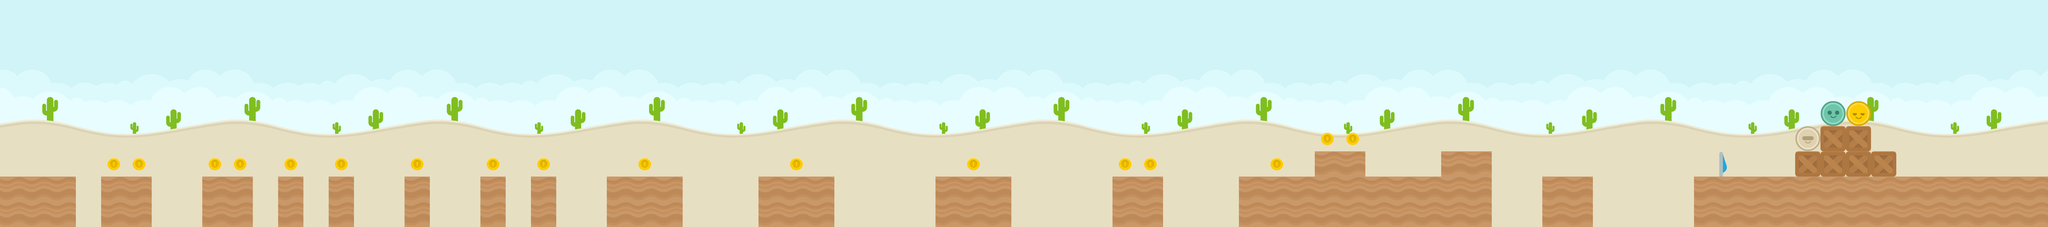

A level layout from a 2D game, rendered from its tile map. Below: a short description, then the map file with tile-grid data replaced by summaries:
An orthogonal 81x9 tile map with 128x128 px tiles, 2 tile layers (Tile Layer 1, Tile Layer 2), 5 tilesets and 36 objects.

<map version="1.0" orientation="orthogonal" renderorder="right-down" width="81" height="9" tilewidth="128" tileheight="128" nextobjectid="41">
 <tileset firstgid="1" name="spritesheet_items" tilewidth="128" tileheight="128" tilecount="32" columns="8">
  <image source="../tilesets/spritesheet_items.png" width="1024" height="512" />
 </tileset>
 <tileset firstgid="33" name="colored_desert" tilewidth="128" tileheight="128" tilecount="64" columns="8">
  <image source="../tilesets/colored_desert.png" width="1024" height="1024" />
 </tileset>
 <tileset firstgid="97" name="spritesheet_ground" tilewidth="128" tileheight="128" spacing="2" margin="1" tilecount="128" columns="8">
  <image source="../tilesets/spritesheet_ground.png" width="1040" height="2080" />
 </tileset>
 <tileset firstgid="225" name="spritesheet_tiles" tilewidth="128" tileheight="128" spacing="2" margin="1" tilecount="128" columns="8">
  <image source="../tilesets/spritesheet_tiles.png" width="1040" height="2080" />
 </tileset>
 <tileset firstgid="353" name="players" tilewidth="128" tileheight="128" tilecount="4" columns="4">
  <image source="../tilesets/players.png" width="512" height="128" />
 </tileset>
 <layer name="Tile Layer 1" width="81" height="9">
  <data>[729 cells, 729 non-empty, 65 distinct tile ids]</data>
 </layer>
 <layer name="Tile Layer 2" width="81" height="9">
  <data>[729 cells, 138 non-empty, 8 distinct tile ids]</data>
 </layer>
 <objectgroup name="Object Layer 1">
  <object id="2" x="8576" y="896" width="1664" height="256" />
  <object id="3" x="7808" y="896" width="256" height="256" />
  <object id="4" x="7296" y="768" width="256" height="384" />
  <object id="5" x="6912" y="896" width="384" height="256" />
  <object id="7" x="6656" y="768" width="256" height="384" />
  <object id="8" x="6272" y="896" width="384" height="256" />
  <object id="9" x="5632" y="896" width="256" height="256" />
  <object id="10" x="4736" y="896" width="384" height="256" />
  <object id="11" x="3840" y="896" width="384" height="256" />
  <object id="13" x="3072" y="896" width="384" height="256" />
  <object id="14" x="2688" y="896" width="128" height="256" />
  <object id="15" x="2432" y="896" width="128" height="256" />
  <object id="17" x="2048" y="896" width="128" height="256" />
  <object id="18" x="1664" y="896" width="128" height="256" />
  <object id="19" x="1408" y="896" width="128" height="256" />
  <object id="20" x="1024" y="896" width="256" height="256" />
  <object id="22" x="512" y="896" width="256" height="256" />
  <object id="23" x="0" y="896" width="384" height="256" />
 </objectgroup>
 <objectgroup name="Object Layer 2">
  <object id="24" x="544.333" y="800" width="64" height="64">
   <ellipse />
  </object>
  <object id="25" x="672.333" y="800" width="64" height="64">
   <ellipse />
  </object>
  <object id="26" x="1056.33" y="800" width="64" height="64">
   <ellipse />
  </object>
  <object id="27" x="1184.33" y="800" width="64" height="64">
   <ellipse />
  </object>
  <object id="28" x="1440.33" y="800" width="64" height="64">
   <ellipse />
  </object>
  <object id="29" x="1696.33" y="800" width="64" height="64">
   <ellipse />
  </object>
  <object id="30" x="2080.33" y="800" width="64" height="64">
   <ellipse />
  </object>
  <object id="31" x="2464.33" y="800" width="64" height="64">
   <ellipse />
  </object>
  <object id="32" x="2720.33" y="800" width="64" height="64">
   <ellipse />
  </object>
  <object id="33" x="3232.33" y="800" width="64" height="64">
   <ellipse />
  </object>
  <object id="34" x="4000.33" y="800" width="64" height="64">
   <ellipse />
  </object>
  <object id="35" x="4896.33" y="800" width="64" height="64">
   <ellipse />
  </object>
  <object id="36" x="5664.33" y="800" width="64" height="64">
   <ellipse />
  </object>
  <object id="37" x="5792.33" y="800" width="64" height="64">
   <ellipse />
  </object>
  <object id="38" x="6432.33" y="800" width="64" height="64">
   <ellipse />
  </object>
  <object id="39" x="6688.33" y="672" width="64" height="64">
   <ellipse />
  </object>
  <object id="40" x="6816.33" y="672" width="64" height="64">
   <ellipse />
  </object>
 </objectgroup>
 <objectgroup name="Object Layer 3">
  <object id="1" x="8832" y="0" width="128" height="896" />
 </objectgroup>
</map>
